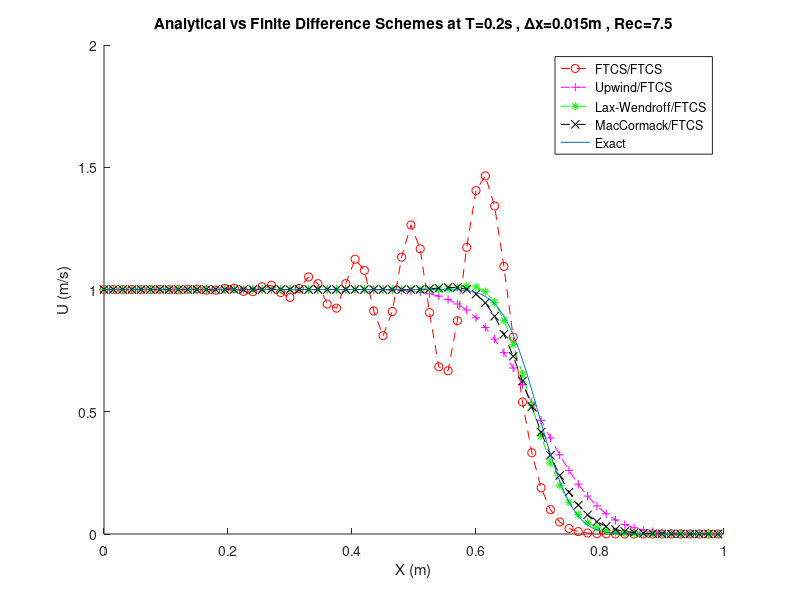
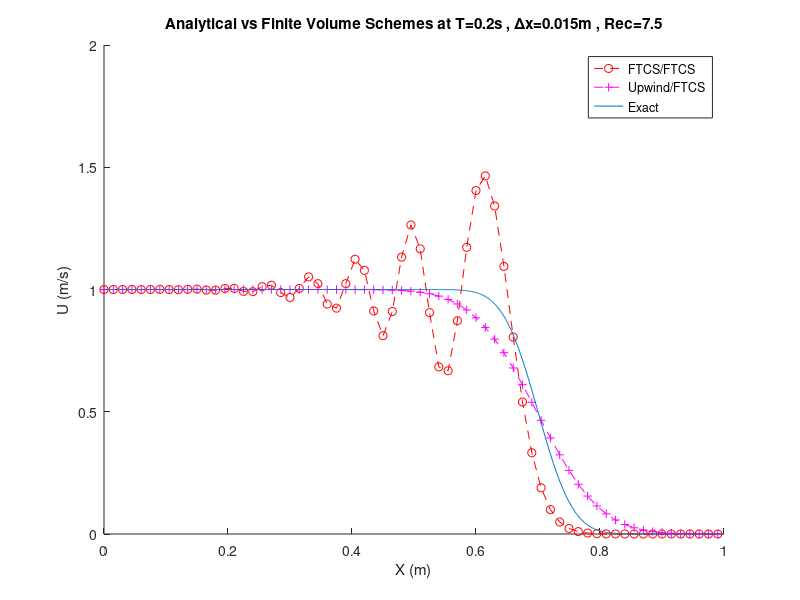

Write MATLAB code to recreate these figures, in order.
%%  Convection-Diffusion PDE

%% Definitions

clc; clear all; close all;      % Clear Workspace
L = 1;				% Length of Channel, L (m)
T = 0.2;			% Time, T (s)
a = 2.5;			% Velocity, a (m/s)
alpha = 0.005;			% Acceleration, alpha (m^2/s)
Uo = 1.0;                       % BC u(0,t), Uo (m/s)

%% Analytical Solution
xa = 0:0.001:L;                 % Create Analytic X Column Vector, xa
xo = 0.2;			% Initial Position, xo (m)

Ua = 1-0.5*(1+erf((xa-xo-a*T)/(2*sqrt(alpha*T))))'; 

%% Initialization 

dx = 0.015;                     % Step Size in X, dx
dt = (0.05*dx^2)/alpha;         % Step Size in T (Calculated), dt
d = alpha*dt/dx^2;              % Fourier Coefficient, d
c = a*dt/dx;                    % Courant Coefficient, c
Rec = a*dx/alpha;               % Cell Reynolds Number, Rec
x = [0:dx:L]';                  % Create X Column Vector, x
t = [0:dt:T];                   % Create Time Step Row Vector, t
numT = length(t);               % Number of Time Steps, numT
numX = length(x);               % Number of X-Direction Mesh Points, numX


U = zeros(numX,numT);           % Create Velocity Matrix

U(1,:) = Uo;                    % Apply BC: u(0,t) = Uo;
U(numX,:) = 0;                  % Apply BC: u(L,t) = 0;

for i=1:numX                    % Apply IC's
    if x(i)<0.2
       U(i,1) = 1.0;            % If x<0.2 ==> u(x,0)=1.0
    end
    if x(i)==0.2
        U(i,1) = 0.5;           % If x=0.2 ==> u(x,0)=0.5
    end
    if x(i)>0.2
        U(i,1) = 0.0;           % If x>0.2 ==> u(x,0)=0.0
    end
end

%% Finite Volume - FTCS Convection / FTCS Diffusion

Uvftcs=U;
for j=2:numT
    for i=2:numX-1
        Uvftcs(i,j) = Uvftcs(i,j-1) - (c/2)*( Uvftcs(i+1,j-1) - Uvftcs(i-1,j-1) ) + d*( Uvftcs(i+1,j-1) - 2*Uvftcs(i,j-1) + Uvftcs(i-1,j-1) );
    end
end

%% Finite Volume - First Order Upwind Convection / FTCS Diffusion

Uvuf=U;
for j=2:numT
    for i=2:numX-1
        Uvuf(i,j) = Uvuf(i,j-1) - c*( Uvuf(i,j-1) - Uvuf(i-1,j-1) ) + d*( Uvuf(i+1,j-1) - 2*Uvuf(i,j-1) + Uvuf(i-1,j-1) );
    end
end



%% Finite Difference - FTCS Convection / FTCS Diffusion

Uftcs=U;
for j=2:numT
    for i=2:numX-1
        Uftcs(i,j) = Uftcs(i,j-1) - (c/2)*( Uftcs(i+1,j-1) - Uftcs(i-1,j-1) ) + d*( Uftcs(i+1,j-1) - 2*Uftcs(i,j-1) + Uftcs(i-1,j-1) );
    end
end

%% Finite Difference - First Order Upwind Convection / FTCS Diffusion

Uuf=U;
for j=2:numT
    for i=2:numX-1
        Uuf(i,j) = Uuf(i,j-1) - c*( Uuf(i,j-1) - Uuf(i-1,j-1) ) + d*( Uuf(i+1,j-1) - 2*Uuf(i,j-1) + Uuf(i-1,j-1) );
    end
end

%% Finite Difference - Lax-Wendroff Convection / FTCS Diffusion

Ulwf=U;
for j=2:numT
    for i=2:numX-1
        Ulwf(i,j) = Ulwf(i,j-1) - (c/2)*( Ulwf(i+1,j-1) - Ulwf(i-1,j-1) ) + (c^2/2)*( Ulwf(i+1,j-1) - 2*Ulwf(i,j-1) + Ulwf(i-1,j-1) ) + d*( Ulwf(i+1,j-1) - 2*Ulwf(i,j-1) + Ulwf(i-1,j-1) );
    end
end

%% Finite Difference - MacCormack Convection / FTCS Diffusion

Umf=U;
Umfs=Umf;
%for j=2:numT
%    for i=2:numX-1
%        Umfs(i,j) = Umf(i,j-1) - c*( Umf(i+1,j-1) - Umf(i,j-1) ) + d*( Umf(i+1,j-1) - 2*Umf(i,j-1) + Umf(i-1,j-1) );
%        Umf(i,j) = 0.5*( Umf(i,j-1) + Umfs(i,j-1) ) - c*( Umfs(i,j) - Umfs(i-1,j) ) + d*( Umfs(i+1,j-1) - 2*Umfs(i,j-1) + Umfs(i-1,j-1) );
%    end
%end
for j=1:numT-1
    for i=2:numX-1
        Umfs(i,j) = Umf(i,j) - c*( Umf(i+1,j) - Umf(i,j) ) + d*( Umf(i+1,j) - 2*Umf(i,j) + Umf(i-1,j) );
    end
    for i=2:numX-1
        Umf(i,j+1) = 0.5*( Umf(i,j) + Umfs(i,j)  - c*( Umfs(i,j) - Umfs(i-1,j) )) + d*( Umfs(i+1,j) - 2*Umfs(i,j) + Umfs(i-1,j) );
    end
end


%% Plot Results
figure;
hold on
plot(x,Uftcs(:,numT),'ro--');
plot(x,Uuf(:,numT),'m+--');
plot(x,Ulwf(:,numT),'g*--');
plot(x,Umf(:,numT),'kx--');
plot(xa,Ua,'-');
ylabel('U (m/s)');
xlabel('X (m)');
legend('FTCS/FTCS ','Upwind/FTCS','Lax-Wendroff/FTCS','MacCormack/FTCS','Exact');
title(['Analytical vs Finite Difference Schemes at T=',num2str(T),'s , \Deltax=',num2str(dx),'m , Rec=',num2str(Rec)])

figure;
hold on
plot(x,Uvftcs(:,numT),'ro--');
plot(x,Uvuf(:,numT),'m+--');
plot(xa,Ua,'-');
ylabel('U (m/s)');
xlabel('X (m)');
legend('FTCS/FTCS ','Upwind/FTCS','Exact');
title(['Analytical vs Finite Volume Schemes at T=',num2str(T),'s , \Deltax=',num2str(dx),'m , Rec=',num2str(Rec)])
